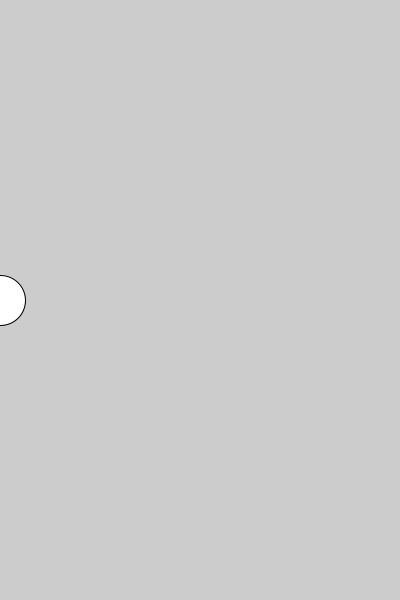
Frame 1 (no input)
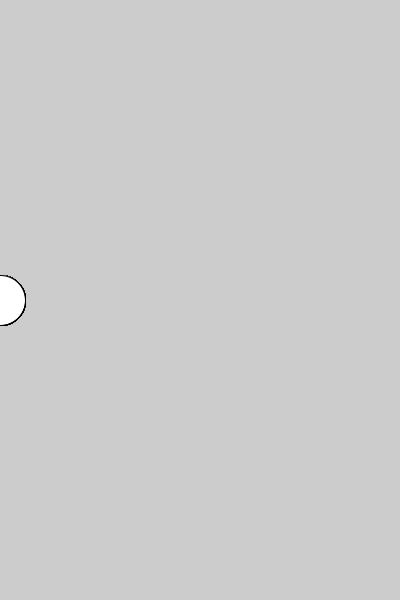
Frame 60 (the mouse pressed at the canvas centre just before this capture)
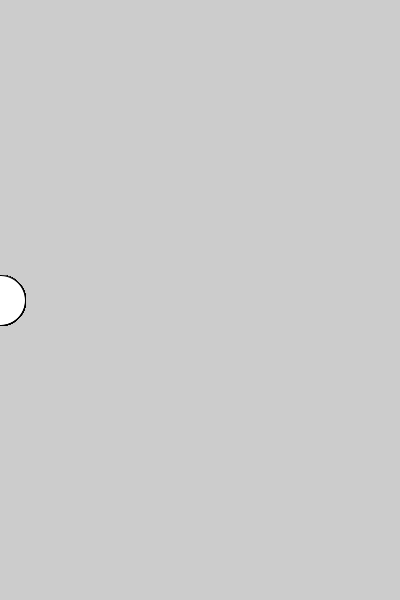
Frame 120 (the mouse held since frame 60 and released just before this capture)

The Processing sketch that drew these frames (run headless with seeded random() and noise(); from frame 60 on, the mouse is pressed at the canvas centre):

// Processing sketch: sketch_01_03
// ── sketch_01_03.pde
void setup() {
  size(400,600);
}
void draw() {
  ellipse(0,300,50,50);
}
